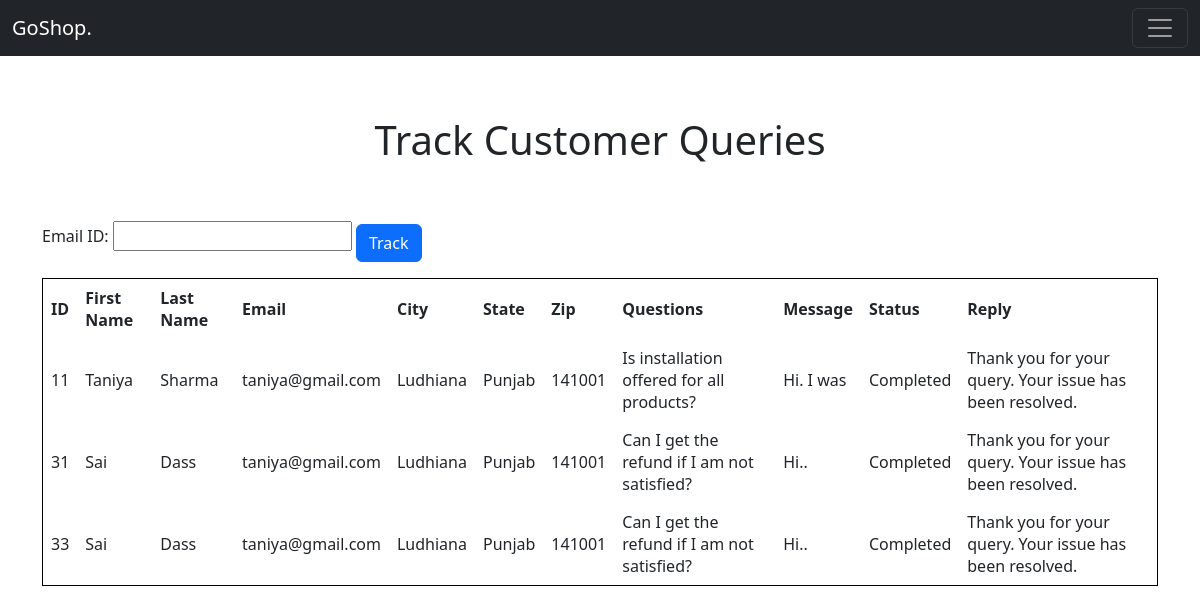
/track.php?username1=taniya@gmail.com, run on the app's committed database.
### tables this page shows
CREATE TABLE IF NOT EXISTS `customersupport` (
  `id` int NOT NULL AUTO_INCREMENT,
  `firstname` varchar(255) NOT NULL,
  `lastname` varchar(255) NOT NULL,
  `username` varchar(255) NOT NULL,
  `city` varchar(255) NOT NULL,
  `state` varchar(255) NOT NULL,
  `zip` varchar(255) NOT NULL,
  `questions` varchar(255) NOT NULL,
  `message` varchar(3000) NOT NULL,
  `status` varchar(255) NOT NULL,
  `reply` varchar(3000) NOT NULL,
  PRIMARY KEY (`id`)
);

### track.php (the view, shortened to what this page needs)
<?php
$servername = "localhost";
$username = "root";
$password = "ipsleisha1703";
$dbname = "myproj";
$conn = mysqli_connect($servername, $username, $password, $dbname);
if (isset($_GET["username1"])) {
	if ($_SERVER["REQUEST_METHOD"] === "GET") {
    $username = $_GET["username1"];
    $sql = "SELECT * FROM customersupport WHERE username = '$username'";
    $result = mysqli_query($conn, $sql);
}
} else {
}
?>
<html>
<head>
<link href="https://cdn.jsdelivr.net/npm/bootstrap@5.3.0/dist/css/bootstrap.min.css" rel="stylesheet">
</head>
<body>
		<nav class="navbar navbar-dark bg-dark fixed-top">
  <div class="container-fluid">
    <a class="navbar-brand" href="index.php">GoShop.</a>
    <button class="navbar-toggler" type="button" data-bs-toggle="offcanvas" data-bs-target="#offcanvasDarkNavbar" aria-controls="offcanvasDarkNavbar" aria-label="Toggle navigation">
      <span class="navbar-toggler-icon"></span>
    </button>
  </div>
</nav>
<br><br><br><br>
<div class="container">
<h1 style="margin-bottom:50px;text-align:center;margin-top:20px;">Track Customer Queries</h1>
<form method="GET" action="">
  <label for="email">Email ID:</label>
  <input type="email" name="username1" required>
  <button type="submit" class="btn btn-primary" style="margin-top: 10px;">Track</button>
</form>
<table>
  <tr>
    <th>ID</th>
    <th>First Name</th>
    <th>Last Name</th>
    <th>Email</th>
    <th>City</th>
    <th>State</th>
    <th>Zip</th>
    <th>Questions</th>
    <th>Message</th>
    <th>Status</th>
    <th>Reply</th>
  </tr>
  <?php
  if (isset($result) && mysqli_num_rows($result) > 0) {
    while ($row = mysqli_fetch_assoc($result)) {
      ?>
      <tr>
        <td><?php echo $row["id"]; ?></td>
        <td><?php echo $row["firstname"]; ?></td>
        <td><?php echo $row["lastname"]; ?></td>
        <td><?php echo $row["username"]; ?></td>
        <td><?php echo $row["city"]; ?></td>
        <td><?php echo $row["state"]; ?></td>
        <td><?php echo $row["zip"]; ?></td>
        <td><?php echo $row["questions"]; ?></td>
        <td><?php echo $row["message"]; ?></td>
        <td><?php echo $row["status"]; ?></td>
        <td><?php echo $row["reply"]; ?></td>
        <td>
        </td>
      </tr>
    <?php
    }
  } elseif (isset($result) && mysqli_num_rows($result) === 0) {
    echo "<tr><td colspan='12'>No customer queries found for the specified email.</td></tr>";
  }
  ?>
</table>
</div>
</body>
</html>

### track.php (style rules this page uses)
table { width: 100%; }
table, th, td { border: 1px solid black; padding: 8px; }

### data on the page
customersupport: id "11", firstname "Taniya", lastname "Sharma", username "taniya@gmail.com", city "Ludhiana", state "Punjab", zip "141001", questions "Is installation offered for all products?", message "Hi. I was", status "Completed", reply "Thank you for your query. Your issue has been resolved."
customersupport: id "31", firstname "Sai", lastname "Dass", username "taniya@gmail.com", city "Ludhiana", state "Punjab", zip "141001", questions "Can I get the refund if I am not satisfied?", message "Hi..", status "Completed", reply "Thank you for your query. Your issue has been resolved."
customersupport: id "33", firstname "Sai", lastname "Dass", username "taniya@gmail.com", city "Ludhiana", state "Punjab", zip "141001", questions "Can I get the refund if I am not satisfied?", message "Hi..", status "Completed", reply "Thank you for your query. Your issue has been resolved."
